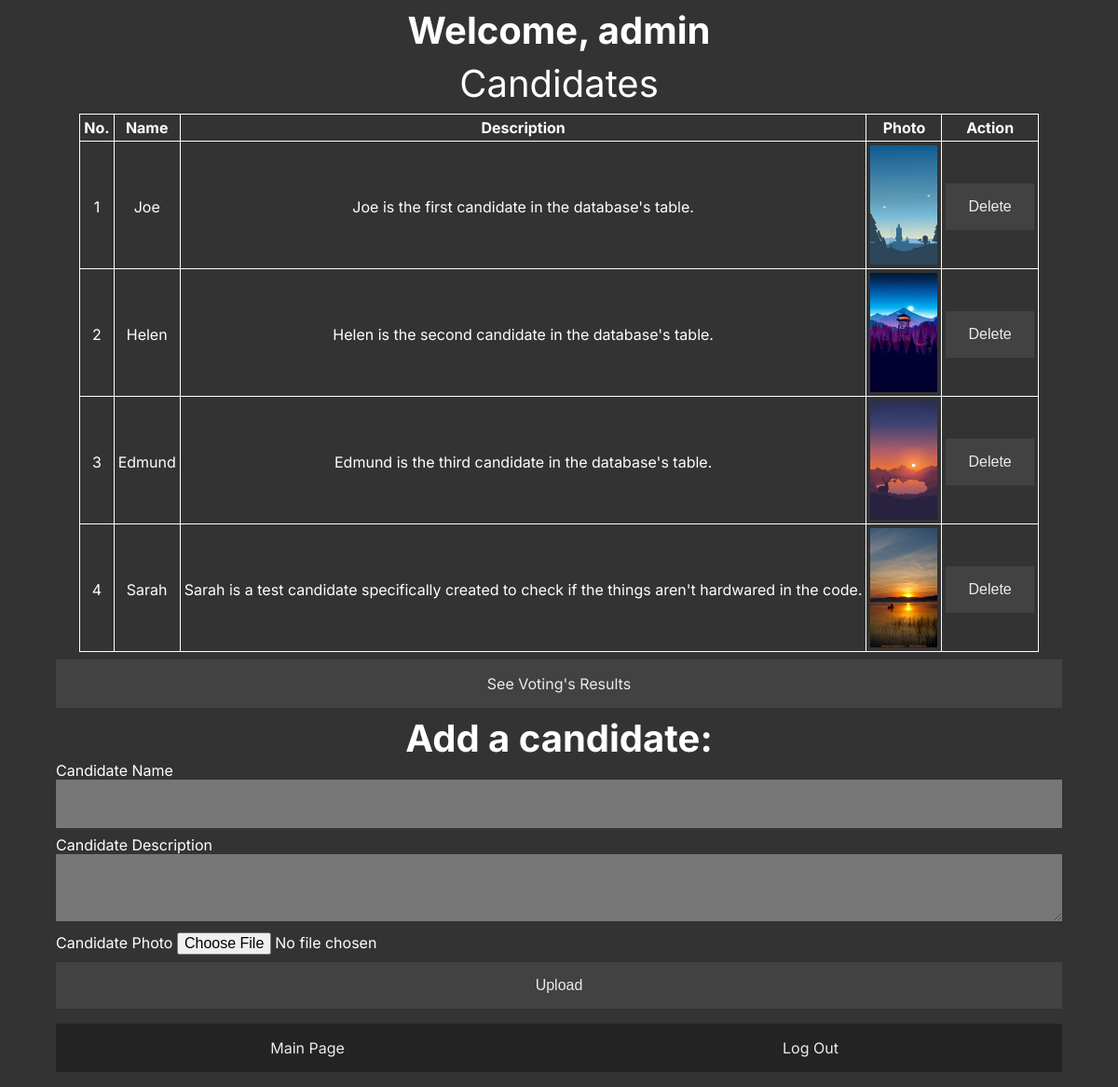
The page /adminboard (signed in) on the database its author committed.
### vwa.py (models this page shows)
class Candidate(db.Model):
    id = db.Column(db.Integer, primary_key=True)
    candidate_name = db.Column(db.String(16))
    candidate_descr = db.Column(db.String)
    candidate_photo = db.Column(db.String(50))

### vwa.py (the view, shortened to what this page needs)
@app.route('/adminboard', methods=['GET', 'POST'])
@login_required
def adminboard():
    if current_user.username == 'admin':
        form = AdminForm()
        candidates = Candidate.query.all()
        if form.validate_on_submit(): #adding to the database
            form.candphoto.data.save(os.path.join('static', form.candphoto.data.filename))
            new_cand = Candidate(candidate_name=form.candname.data, candidate_photo=form.candphoto.data.filename, candidate_descr=form.canddescr.data)
            db.session.add(new_cand)
            db.session.commit()
            return redirect(url_for('adminboard'))
        return render_template('adminboard.html', candidates=candidates, form=form)
    else:
        return redirect(url_for('login'))

### vwa.py
class AdminForm(FlaskForm):
    candname = StringField('Candidate Name', validators=[InputRequired(), Length(min=2, max=16)])
    candphoto = FileField('Candidate Photo', validators=[InputRequired()])
    canddescr = TextAreaField('Candidate Description', validators=[InputRequired()])

### vwa.py (called while the page is built)
@login_manager.user_loader
def load_user(user_id):
    return User.query.get(int(user_id))

### templates/adminboard.html (shortened to what this page needs)
{% extends 'base.html' %}
{% import 'bootstrap/wtf.html' as wtf %}
{% block head %}
<link rel="stylesheet" href="static/css/main.css">
{% endblock %}
{% block body %}
<div class="container">
    <h2>Welcome, admin</h2>
    <table>
        <caption>Candidates</caption>
        <thead>
            <th>No.</th>
            <th>Name</th>
            <th>Description</th>
            <th>Photo</th>
            <th>Action</th>
        </thead>
        <tbody>
            {% for person in candidates %}
            <tr>
                <td>{{ loop.index }}</td>
                <td>{{ person.candidate_name }}</td>
                <td>{{ person.candidate_descr }}</td>
                <td><img src="/static/{{ person.candidate_photo }}"></td>
                <td>
                    <form method="POST">
                        <input class="btn" type="submit" name="{{ person.candidate_name}}" value="Delete">
                    </form></td>
            </tr>
            {% endfor %}
        </tbody>
    </table>
    <a id="result-btn" class="btn" href="/results">See Voting's Results</a>
    <h2>Add a candidate:</h2>
    <form id="addcand" method="POST" enctype="multipart/form-data">
        {{ wtf.form_field(form.candname) }}
        {{ wtf.form_field(form.canddescr) }}
        {{ wtf.form_field(form.candphoto) }}
        <button class="btn" type="submit">Upload</button>
    </form>
    <div class="nav">
        <a class="back-btn btn" href="/">Main Page</a>
        <a class="back-btn btn" href="{{ url_for('logout') }}">Log Out</a>
    </div>
</div>
{% endblock %}

### templates/base.html (shortened to what this page needs)
<!DOCTYPE html>
<html>
    <head>
        {% block head %}{% endblock %}
    </head>
    <body>
        {% block body %}{% endblock %}
    </body>
</html>

### static/css/main.css (style rules this page uses)
body, html { font-family: "Inter", sans-serif; height: 100%; width: 100%; background-color: #333; color: white; }
* { box-sizing: border-box; margin: 0; padding: 0; }
button, a { -webkit-tap-highlight-color: rgba(0,0,0,0); }
h2 { font-size: 2.5rem; margin-top: 0.5rem; }
.container { width: 100vw; display: flex; flex-direction: column; align-items: center; }
#addcand { width: 100vw; display: flex; flex-direction: column; align-items: center; margin-bottom: 1rem; }
.nav { width: 90%; display: flex; align-items: center; margin-bottom: 1rem; }
.container button, a { width: 90%; }
input[type=text], input[type=password], textarea { width: 100%; padding: 1rem; margin-bottom: 0.5rem; border: none; background-color: #bbb; opacity: 0.5; font-size: 1rem; font-family: "Inter", sans-serif; }
.form-group { width: 90%; }
.btn { background-color: #444; color: white; text-decoration: none; padding: 1rem 1.5rem; border: none; cursor: pointer; opacity: 0.9; text-align: center; font-size: 1rem; }
#result-btn { margin-top: 0.5rem; }
.back-btn { background-color: #222; }
#candphoto { margin-bottom: 0.5rem; font-family: "Inter", sans-serif; font-size: 1rem; }
table, th, td { border: 1px solid white; border-collapse: collapse; text-align: center; max-width: 100%; }
th, td { padding: 0.25rem; }
td img { width: 4.5rem; height: 8rem; }
td { padding-bottom: 0; }
table caption { font-size: 2.5rem; margin: 0.5rem 0; }

### rows shown on the page
Candidate: candidate_name "Joe", candidate_descr "Joe is the first candidate in the database's table.", candidate_photo (picture)
Candidate: candidate_name "Helen", candidate_descr "Helen is the second candidate in the database's table.", candidate_photo (picture)
Candidate: candidate_name "Edmund", candidate_descr "Edmund is the third candidate in the database's table.", candidate_photo (picture)
Candidate: candidate_name "Sarah", candidate_descr "Sarah is a test candidate specifically created to check if the things aren't hardwared in the code.", candidate_photo (picture)
